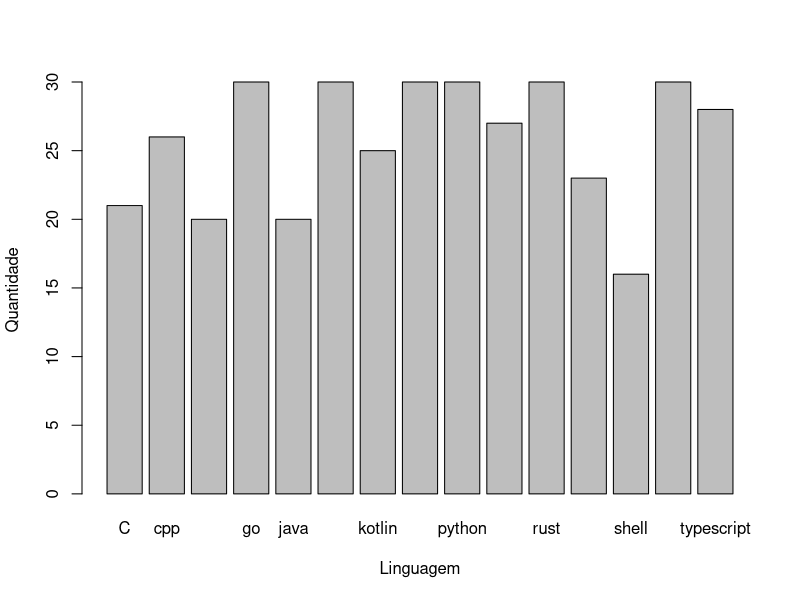
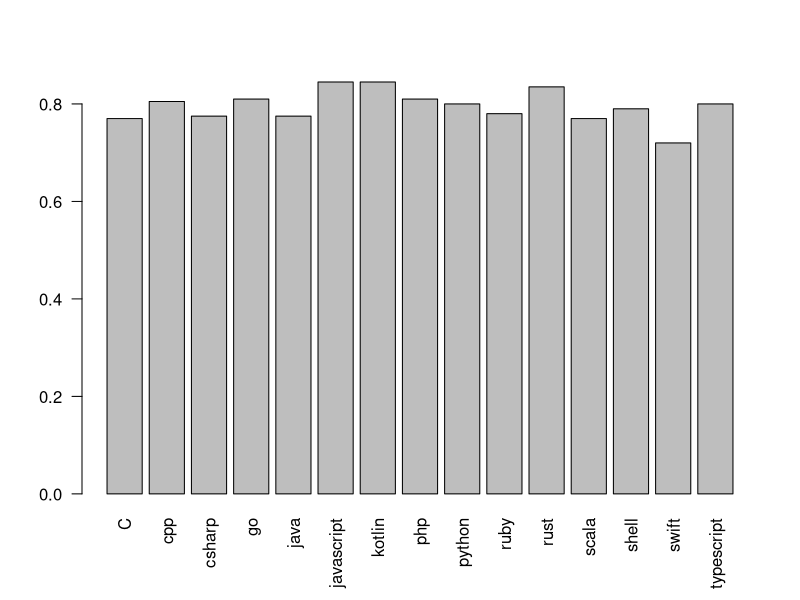
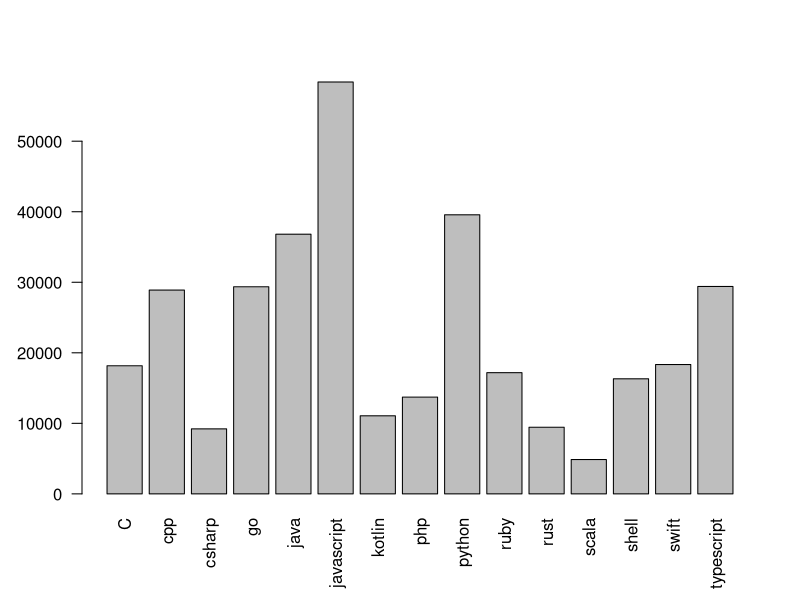
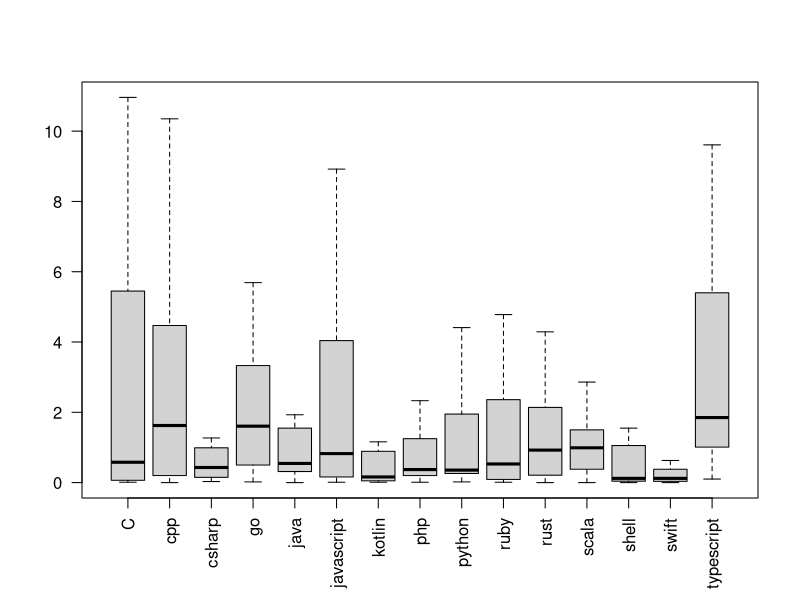
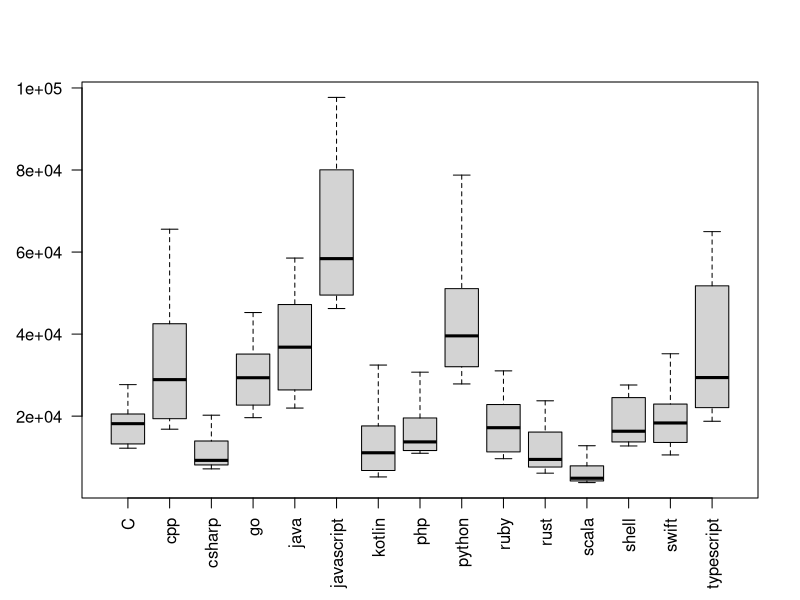
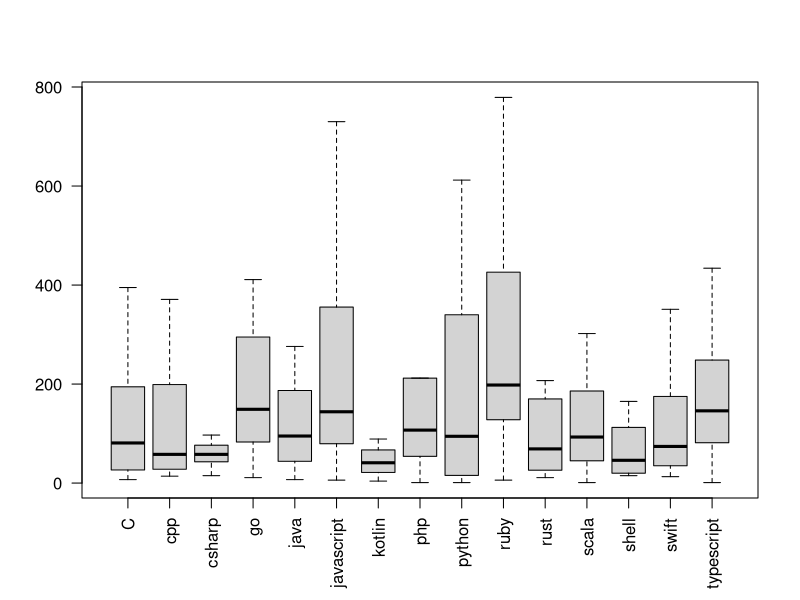
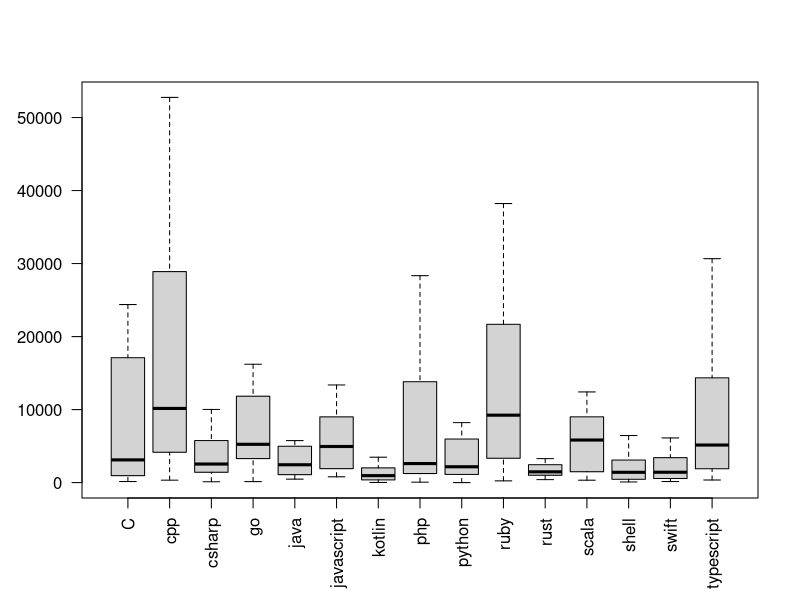
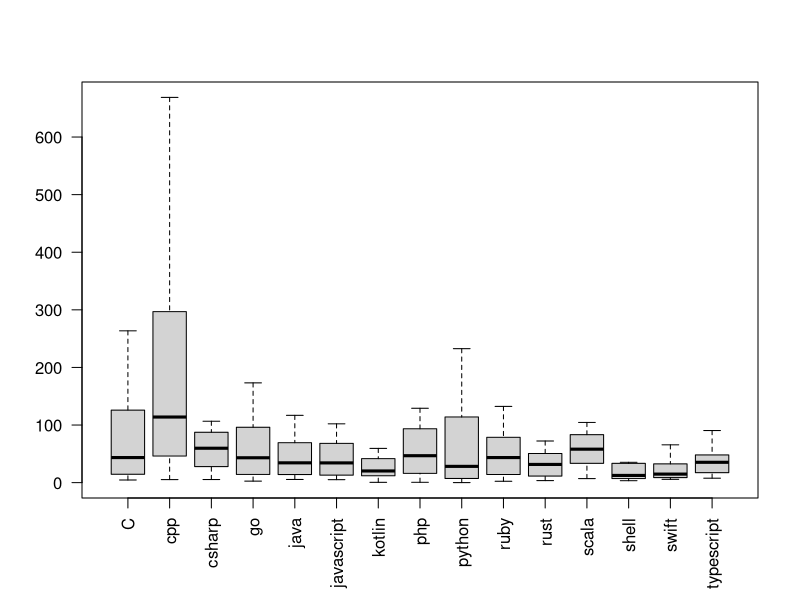

Write R code to recreate these figures, in order.
## ---- chunk 1
knitr::opts_chunk$set(echo = TRUE)
library(dplyr)
library(plyr)
library(ggplot2)
## ---- chunk 2
gh_data <- read.csv(file="dados_projetos.csv", header=TRUE, sep=";")
## ---- chunk 3
countLangs <- count(gh_data$linguagemProgramacao)
barplot(countLangs$freq, xlab="Linguagem",ylab="Quantidade",names.arg = countLangs$x)
## ---- chunk 4
qualidade_por_linguagem <- data.frame(aggregate( qualidade_total ~ linguagemProgramacao, gh_data, median ))

barplot(qualidade_por_linguagem$qualidade_total,names.arg = qualidade_por_linguagem$linguagemProgramacao, las=2)
## ---- chunk 5
comunidade_por_linguagem <- data.frame(aggregate( tamanhoComunidade ~ linguagemProgramacao, gh_data, median ))


barplot(comunidade_por_linguagem$tamanhoComunidade,names.arg = comunidade_por_linguagem$linguagemProgramacao, las=2)
## ---- chunk 6
boxplot(frequenciaCommits~linguagemProgramacao, data = gh_data, outline=FALSE, las=2, xlab="", ylab="")

## ---- chunk 7
boxplot(gh_data$tamanhoComunidade~linguagemProgramacao, data = gh_data, outline=FALSE, las=2, xlab="", ylab="")
## ---- chunk 8
boxplot(gh_data$qtdContribuintes~linguagemProgramacao, data = gh_data, outline=FALSE, las=2, xlab="", ylab="")
## ---- chunk 9
boxplot(gh_data$qtdCommits~linguagemProgramacao, data = gh_data, outline=FALSE, las=2, xlab="", ylab="")
## ---- chunk 10
boxplot(gh_data$correlacaoTamanho~linguagemProgramacao, data = gh_data, outline=FALSE, las=2, xlab="", ylab="")
## ---- chunk 11
boxplot(gh_data$qualidade_total~linguagemProgramacao, data = gh_data, outline=FALSE, las=2, xlab="", ylab="")
## ---- chunk 12
boxplot(gh_data$qualidade_accesibilidade~linguagemProgramacao, data = gh_data, outline=FALSE, las=2, xlab="", ylab="")
## ---- chunk 13
boxplot(gh_data$qualidade_melhoresPraticas~linguagemProgramacao, data = gh_data, outline=FALSE, las=2, xlab="", ylab="")
## ---- chunk 14
boxplot(gh_data$qualidade_performance~linguagemProgramacao, data = gh_data, outline=FALSE, las=2, xlab="", ylab="")
## ---- chunk 15
boxplot(gh_data$qualidade_pwa~linguagemProgramacao, data = gh_data, outline=FALSE, las=2, xlab="", ylab="")
## ---- chunk 16
boxplot(gh_data$qualidade_seo~linguagemProgramacao, data = gh_data, outline=FALSE, las=2, xlab="", ylab="")
## ---- chunk 17
listaCores <- c("grey90","grey80","grey70","grey60","grey50","grey40","grey30","grey20", "grey15","grey10","grey5","grey0")

faixa_etaria_valores <- c(2.9,20.3,23.2,26.1,27.5)

faixa_etaria_labels <- c("Até 19 anos","20 a 24 anos","25 a 29 anos","30 a 39 anos","40 ou mais")

pie(faixa_etaria_valores, faixa_etaria_labels, border="white", col=listaCores)

## ---- chunk 18
xp_valores <- c(21.7,33.3,44.9)

xp_labels <- c("Até 5 anos","Até 10 anos","10 anos ou mais")

pie(xp_valores, xp_labels, border="white", col=listaCores)

## ---- chunk 19
genero_valores <- c(2.3,7,90.7)

genero_labels <- c("Outro","Feminino","Masculino")

pie(genero_valores, genero_labels, border="white", col=listaCores)

## ---- chunk 20
role_valores <- c(4.65,4.65,9.3,11.6,16.3,16.3,37.2)

role_labels <- c("Arquiteto de Software", "Analista de requisitos", "Testador", "Redes e infraestrutura", "Gerente de Projetos", "Engenheiro de Software", "Desenvolvedor de Software")

pie(role_valores, role_labels, border="white", col=listaCores)

## ---- chunk 21
idade_valores <- c(4.5,13.6,18.2,20.5,43.2)

idade_labels <- c("51 a 60 anos","40 a 50 anos","25 a 29 anos", "30 a 39 anos", "20 a 24 anos")

pie(idade_valores, idade_labels, border="white", col=listaCores)

## ---- chunk 22
xp_valores <- c(1.9,1.9,5.7,13.2,17,28.3,32.1)

xp_labels <- c("Até 5 anos", "Entre 8 e 10 anos", "Entre 10 e 15 anos", "Até 1 ano", "Entre 5 e 7 anos", "Mais de 15 anos", "Entre 2 e 4 anos")

pie(xp_valores, xp_labels, border="white", col=listaCores)

